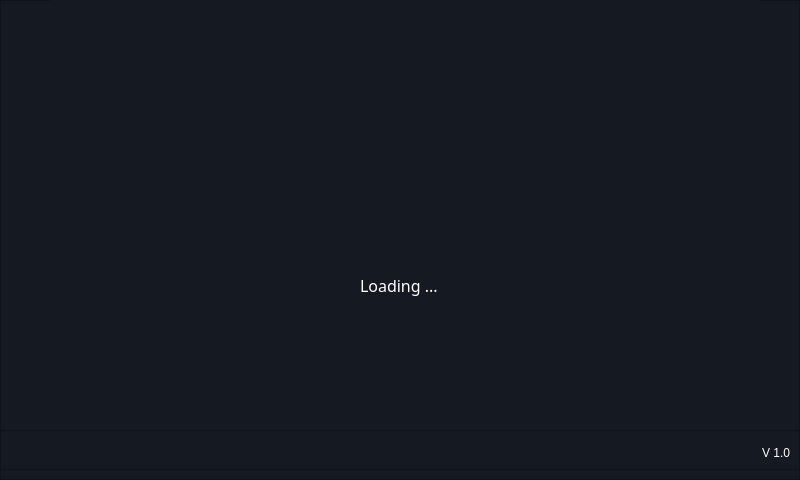
<?xml version="1.0" encoding="UTF-8"?>
<ui version="4.0">
 <class>loadingScreenWidget</class>
 <widget class="QWidget" name="loadingScreenWidget">
  <property name="geometry">
   <rect>
    <x>0</x>
    <y>0</y>
    <width>800</width>
    <height>480</height>
   </rect>
  </property>
  <property name="windowTitle">
   <string>Form</string>
  </property>
  <property name="styleSheet">
   <string notr="true"/>
  </property>
  <widget class="QFrame" name="frame">
   <property name="geometry">
    <rect>
     <x>0</x>
     <y>0</y>
     <width>800</width>
     <height>480</height>
    </rect>
   </property>
   <property name="styleSheet">
    <string notr="true">background-color: rgb(21, 25, 33);</string>
   </property>
   <property name="frameShape">
    <enum>QFrame::StyledPanel</enum>
   </property>
   <property name="frameShadow">
    <enum>QFrame::Raised</enum>
   </property>
   <widget class="QLabel" name="Logo">
    <property name="geometry">
     <rect>
      <x>50</x>
      <y>0</y>
      <width>711</width>
      <height>161</height>
     </rect>
    </property>
    <property name="text">
     <string/>
    </property>
    <property name="pixmap">
     <pixmap resource="resources/resource.qrc">:/Logos &amp; Branding/img/Logos/Fracktal Logo.png</pixmap>
    </property>
    <property name="scaledContents">
     <bool>true</bool>
    </property>
   </widget>
   <widget class="QLabel" name="loadingGif">
    <property name="geometry">
     <rect>
      <x>0</x>
      <y>-10</y>
      <width>800</width>
      <height>600</height>
     </rect>
    </property>
    <property name="contextMenuPolicy">
     <enum>Qt::NoContextMenu</enum>
    </property>
    <property name="styleSheet">
     <string notr="true">background-color: rgb(255, 255, 255,0);</string>
    </property>
    <property name="text">
     <string/>
    </property>
    <property name="pixmap">
     <pixmap resource="resources/resource.qrc">:/Misc/img/loading_animation.gif</pixmap>
    </property>
    <property name="scaledContents">
     <bool>true</bool>
    </property>
   </widget>
   <widget class="QLabel" name="loading">
    <property name="geometry">
     <rect>
      <x>360</x>
      <y>270</y>
      <width>101</width>
      <height>31</height>
     </rect>
    </property>
    <property name="font">
     <font>
      <family>Gotham Medium</family>
      <pointsize>12</pointsize>
     </font>
    </property>
    <property name="contextMenuPolicy">
     <enum>Qt::NoContextMenu</enum>
    </property>
    <property name="styleSheet">
     <string notr="true">color: rgb(255, 255, 255);
background-color: rgba(255, 255, 255, 0);</string>
    </property>
    <property name="text">
     <string>Loading ...</string>
    </property>
    <property name="scaledContents">
     <bool>true</bool>
    </property>
    <property name="wordWrap">
     <bool>false</bool>
    </property>
   </widget>
   <widget class="QFrame" name="frame_2">
    <property name="geometry">
     <rect>
      <x>0</x>
      <y>430</y>
      <width>800</width>
      <height>40</height>
     </rect>
    </property>
    <property name="maximumSize">
     <size>
      <width>800</width>
      <height>40</height>
     </size>
    </property>
    <property name="frameShape">
     <enum>QFrame::StyledPanel</enum>
    </property>
    <property name="frameShadow">
     <enum>QFrame::Raised</enum>
    </property>
    <layout class="QHBoxLayout" name="horizontalLayout">
     <item>
      <spacer name="horizontalSpacer_2">
       <property name="orientation">
        <enum>Qt::Horizontal</enum>
       </property>
       <property name="sizeHint" stdset="0">
        <size>
         <width>40</width>
         <height>20</height>
        </size>
       </property>
      </spacer>
     </item>
     <item>
      <widget class="QLabel" name="controlCenterLogo_1">
       <property name="minimumSize">
        <size>
         <width>15</width>
         <height>20</height>
        </size>
       </property>
       <property name="maximumSize">
        <size>
         <width>20</width>
         <height>20</height>
        </size>
       </property>
       <property name="text">
        <string/>
       </property>
       <property name="pixmap">
        <pixmap resource="resources/resource.qrc">:/Logos &amp; Branding/img/Logos/control_center_logo.png</pixmap>
       </property>
       <property name="scaledContents">
        <bool>true</bool>
       </property>
      </widget>
     </item>
     <item>
      <widget class="QLabel" name="controlCenterLogo">
       <property name="minimumSize">
        <size>
         <width>0</width>
         <height>20</height>
        </size>
       </property>
       <property name="maximumSize">
        <size>
         <width>400</width>
         <height>20</height>
        </size>
       </property>
       <property name="font">
        <font>
         <family>Gotham Medium</family>
         <pointsize>12</pointsize>
        </font>
       </property>
       <property name="contextMenuPolicy">
        <enum>Qt::NoContextMenu</enum>
       </property>
       <property name="styleSheet">
        <string notr="true">color: rgb(255, 255, 255);
background-color: rgba(255, 255, 255, 0);</string>
       </property>
       <property name="text">
        <string/>
       </property>
       <property name="pixmap">
        <pixmap resource="resources/resource.qrc">:/Logos &amp; Branding/img/Logos/control_center_logo_text.png</pixmap>
       </property>
       <property name="scaledContents">
        <bool>true</bool>
       </property>
       <property name="wordWrap">
        <bool>false</bool>
       </property>
      </widget>
     </item>
     <item>
      <spacer name="horizontalSpacer">
       <property name="orientation">
        <enum>Qt::Horizontal</enum>
       </property>
       <property name="sizeHint" stdset="0">
        <size>
         <width>60</width>
         <height>20</height>
        </size>
       </property>
      </spacer>
     </item>
     <item>
      <widget class="QLabel" name="controlCenterVersionLabel">
       <property name="minimumSize">
        <size>
         <width>25</width>
         <height>25</height>
        </size>
       </property>
       <property name="maximumSize">
        <size>
         <width>50</width>
         <height>50</height>
        </size>
       </property>
       <property name="font">
        <font>
         <family>MS Shell Dlg 2</family>
         <pointsize>9</pointsize>
        </font>
       </property>
       <property name="contextMenuPolicy">
        <enum>Qt::NoContextMenu</enum>
       </property>
       <property name="styleSheet">
        <string notr="true">color: rgb(255, 255, 255);
background-color: rgba(255, 255, 255, 0);</string>
       </property>
       <property name="text">
        <string>V 1.0</string>
       </property>
       <property name="scaledContents">
        <bool>true</bool>
       </property>
       <property name="wordWrap">
        <bool>false</bool>
       </property>
      </widget>
     </item>
    </layout>
   </widget>
   <zorder>loadingGif</zorder>
   <zorder>loading</zorder>
   <zorder>Logo</zorder>
   <zorder>frame_2</zorder>
  </widget>
 </widget>
 <resources>
  <include location="resources/resource.qrc"/>
 </resources>
 <connections/>
</ui>
